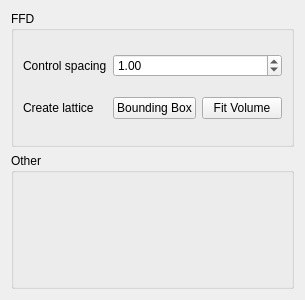
<?xml version="1.0" encoding="UTF-8"?>
<ui version="4.0">
 <class>DeformerWidget</class>
 <widget class="QWidget" name="DeformerWidget">
  <property name="geometry">
   <rect>
    <x>0</x>
    <y>0</y>
    <width>274</width>
    <height>300</height>
   </rect>
  </property>
  <property name="windowTitle">
   <string>Form</string>
  </property>
  <layout class="QVBoxLayout" name="verticalLayout">
   <item>
    <widget class="QGroupBox" name="ffdGroupBox">
     <property name="title">
      <string>FFD</string>
     </property>
     <property name="flat">
      <bool>false</bool>
     </property>
     <layout class="QGridLayout" name="gridLayout">
      <item row="1" column="0">
       <widget class="QLabel" name="label">
        <property name="text">
         <string>Create lattice</string>
        </property>
       </widget>
      </item>
      <item row="0" column="0">
       <widget class="QLabel" name="label_2">
        <property name="text">
         <string>Control spacing</string>
        </property>
       </widget>
      </item>
      <item row="0" column="1" colspan="2">
       <widget class="QDoubleSpinBox" name="doubleSpinBox">
        <property name="minimum">
         <double>0.000000000000000</double>
        </property>
        <property name="maximum">
         <double>100.000000000000000</double>
        </property>
        <property name="value">
         <double>1.000000000000000</double>
        </property>
       </widget>
      </item>
      <item row="1" column="2">
       <widget class="QPushButton" name="createVolumeButton">
        <property name="text">
         <string>Fit Volume</string>
        </property>
       </widget>
      </item>
      <item row="1" column="1">
       <widget class="QPushButton" name="createBoundingButton">
        <property name="text">
         <string>Bounding Box</string>
        </property>
       </widget>
      </item>
     </layout>
    </widget>
   </item>
   <item>
    <widget class="QGroupBox" name="groupBox">
     <property name="title">
      <string>Other</string>
     </property>
     <property name="flat">
      <bool>false</bool>
     </property>
     <property name="checkable">
      <bool>false</bool>
     </property>
    </widget>
   </item>
  </layout>
 </widget>
 <resources/>
 <connections/>
</ui>
